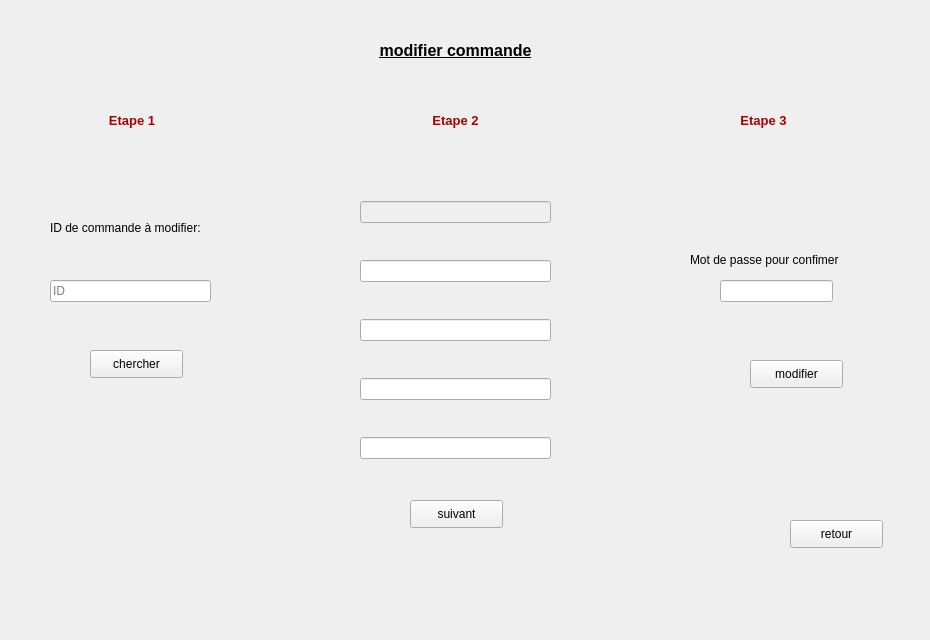
      <widget class="QWidget" name="tab_5">
       <attribute name="title">
        <string>Modifier</string>
       </attribute>
       <widget class="QLabel" name="label_21">
        <property name="geometry">
         <rect>
          <x>-10</x>
          <y>-10</y>
          <width>921</width>
          <height>631</height>
         </rect>
        </property>
        <property name="text">
         <string/>
        </property>
        <property name="pixmap">
         <pixmap>../../Desktop/images qt/fond.jpg</pixmap>
        </property>
        <property name="scaledContents">
         <bool>true</bool>
        </property>
       </widget>
       <widget class="QLabel" name="label_22">
        <property name="geometry">
         <rect>
          <x>0</x>
          <y>30</y>
          <width>911</width>
          <height>41</height>
         </rect>
        </property>
        <property name="text">
         <string>&lt;html&gt;&lt;head/&gt;&lt;body&gt;&lt;p align=&quot;center&quot;&gt;&lt;span style=&quot; font-size:12pt; font-weight:600; text-decoration: underline;&quot;&gt;modifier commande&lt;/span&gt;&lt;/p&gt;&lt;/body&gt;&lt;/html&gt;</string>
        </property>
       </widget>
       <widget class="QPushButton" name="retour_7">
        <property name="geometry">
         <rect>
          <x>790</x>
          <y>520</y>
          <width>93</width>
          <height>28</height>
         </rect>
        </property>
        <property name="text">
         <string>retour</string>
        </property>
       </widget>
       <widget class="QLineEdit" name="lineEdit_16">
        <property name="geometry">
         <rect>
          <x>50</x>
          <y>280</y>
          <width>161</width>
          <height>22</height>
         </rect>
        </property>
        <property name="placeholderText">
         <string>ID</string>
        </property>
       </widget>
       <widget class="QLabel" name="label_47">
        <property name="geometry">
         <rect>
          <x>50</x>
          <y>220</y>
          <width>161</width>
          <height>16</height>
         </rect>
        </property>
        <property name="text">
         <string>ID de commande à modifier:</string>
        </property>
       </widget>
       <widget class="QPushButton" name="validermodifiercmd">
        <property name="geometry">
         <rect>
          <x>750</x>
          <y>360</y>
          <width>93</width>
          <height>28</height>
         </rect>
        </property>
        <property name="text">
         <string>modifier</string>
        </property>
       </widget>
       <widget class="QLabel" name="label_62">
        <property name="geometry">
         <rect>
          <x>100</x>
          <y>110</y>
          <width>64</width>
          <height>21</height>
         </rect>
        </property>
        <property name="text">
         <string>&lt;html&gt;&lt;head/&gt;&lt;body&gt;&lt;p align=&quot;center&quot;&gt;&lt;span style=&quot; font-size:10pt; font-weight:600; color:#aa0000;&quot;&gt;Etape 1&lt;/span&gt;&lt;/p&gt;&lt;/body&gt;&lt;/html&gt;</string>
        </property>
       </widget>
       <widget class="QLabel" name="label_63">
        <property name="geometry">
         <rect>
          <x>723</x>
          <y>110</y>
          <width>81</width>
          <height>21</height>
         </rect>
        </property>
        <property name="text">
         <string>&lt;html&gt;&lt;head/&gt;&lt;body&gt;&lt;p align=&quot;center&quot;&gt;&lt;span style=&quot; font-size:10pt; font-weight:600; color:#aa0000;&quot;&gt;Etape 3&lt;/span&gt;&lt;/p&gt;&lt;/body&gt;&lt;/html&gt;</string>
        </property>
       </widget>
       <widget class="QLabel" name="label_64">
        <property name="geometry">
         <rect>
          <x>600</x>
          <y>260</y>
          <width>55</width>
          <height>61</height>
         </rect>
        </property>
        <property name="text">
         <string/>
        </property>
        <property name="pixmap">
         <pixmap>../../Desktop/images qt/fleche_droite.png</pixmap>
        </property>
        <property name="scaledContents">
         <bool>true</bool>
        </property>
       </widget>
       <widget class="QLabel" name="label_65">
        <property name="geometry">
         <rect>
          <x>240</x>
          <y>260</y>
          <width>55</width>
          <height>61</height>
         </rect>
        </property>
        <property name="text">
         <string/>
        </property>
        <property name="pixmap">
         <pixmap>../../Desktop/images qt/fleche_droite.png</pixmap>
        </property>
        <property name="scaledContents">
         <bool>true</bool>
        </property>
       </widget>
       <widget class="QLabel" name="label_66">
        <property name="geometry">
         <rect>
          <x>420</x>
          <y>110</y>
          <width>71</width>
          <height>21</height>
         </rect>
        </property>
        <property name="text">
         <string>&lt;html&gt;&lt;head/&gt;&lt;body&gt;&lt;p align=&quot;center&quot;&gt;&lt;span style=&quot; font-size:10pt; font-weight:600; color:#aa0000;&quot;&gt;    Etape 2&lt;/span&gt;&lt;/p&gt;&lt;/body&gt;&lt;/html&gt;</string>
        </property>
       </widget>
       <widget class="QLineEdit" name="lineEdit_25">
        <property name="geometry">
         <rect>
          <x>720</x>
          <y>280</y>
          <width>113</width>
          <height>22</height>
         </rect>
        </property>
        <property name="echoMode">
         <enum>QLineEdit::Password</enum>
        </property>
       </widget>
       <widget class="QPushButton" name="suivantcmd">
        <property name="geometry">
         <rect>
          <x>410</x>
          <y>500</y>
          <width>93</width>
          <height>28</height>
         </rect>
        </property>
        <property name="text">
         <string>suivant</string>
        </property>
       </widget>
       <widget class="QPushButton" name="cherchermodifiercmd">
        <property name="geometry">
         <rect>
          <x>90</x>
          <y>350</y>
          <width>93</width>
          <height>28</height>
         </rect>
        </property>
        <property name="text">
         <string>chercher</string>
        </property>
       </widget>
       <widget class="QWidget" name="layoutWidget">
        <property name="geometry">
         <rect>
          <x>360</x>
          <y>170</y>
          <width>191</width>
          <height>321</height>
         </rect>
        </property>
        <layout class="QVBoxLayout" name="verticalLayout_11">
         <item>
          <widget class="QLineEdit" name="lineEdit_20">
           <property name="enabled">
            <bool>false</bool>
           </property>
          </widget>
         </item>
         <item>
          <widget class="QLineEdit" name="lineEdit_21"/>
         </item>
         <item>
          <widget class="QLineEdit" name="lineEdit_22"/>
         </item>
         <item>
          <widget class="QLineEdit" name="lineEdit_23"/>
         </item>
         <item>
          <widget class="QLineEdit" name="lineEdit_24"/>
         </item>
        </layout>
       </widget>
       <widget class="QLabel" name="label_46">
        <property name="geometry">
         <rect>
          <x>690</x>
          <y>250</y>
          <width>171</width>
          <height>20</height>
         </rect>
        </property>
        <property name="text">
         <string>Mot de passe pour confimer</string>
        </property>
       </widget>
      </widget>
